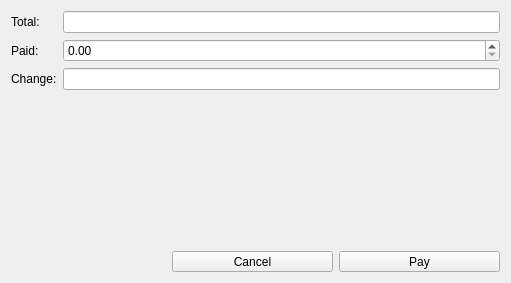
<?xml version="1.0" encoding="UTF-8"?>
<ui version="4.0">
 <class>MakePaymentDialog</class>
 <widget class="QDialog" name="MakePaymentDialog">
  <property name="geometry">
   <rect>
    <x>0</x>
    <y>0</y>
    <width>511</width>
    <height>283</height>
   </rect>
  </property>
  <property name="windowTitle">
   <string>Dialog</string>
  </property>
  <layout class="QVBoxLayout" name="verticalLayout">
   <item>
    <layout class="QFormLayout" name="formLayout">
     <item row="0" column="0">
      <widget class="QLabel" name="totalLabel">
       <property name="text">
        <string>Total:</string>
       </property>
      </widget>
     </item>
     <item row="0" column="1">
      <widget class="QLineEdit" name="totalLE">
       <property name="readOnly">
        <bool>true</bool>
       </property>
      </widget>
     </item>
     <item row="1" column="0">
      <widget class="QLabel" name="paidLabel">
       <property name="text">
        <string>Paid:</string>
       </property>
      </widget>
     </item>
     <item row="1" column="1">
      <widget class="QDoubleSpinBox" name="paidSpinBox">
       <property name="sizePolicy">
        <sizepolicy hsizetype="Expanding" vsizetype="Fixed">
         <horstretch>0</horstretch>
         <verstretch>0</verstretch>
        </sizepolicy>
       </property>
       <property name="maximum">
        <double>10000000000000.000000000000000</double>
       </property>
      </widget>
     </item>
     <item row="2" column="0">
      <widget class="QLabel" name="changeLabel">
       <property name="text">
        <string>Change:</string>
       </property>
      </widget>
     </item>
     <item row="2" column="1">
      <widget class="QLineEdit" name="changeLE">
       <property name="readOnly">
        <bool>true</bool>
       </property>
      </widget>
     </item>
    </layout>
   </item>
   <item>
    <layout class="QHBoxLayout" name="horizontalLayout">
     <item>
      <spacer name="horizontalSpacer">
       <property name="orientation">
        <enum>Qt::Horizontal</enum>
       </property>
       <property name="sizeHint" stdset="0">
        <size>
         <width>40</width>
         <height>20</height>
        </size>
       </property>
      </spacer>
     </item>
     <item>
      <widget class="QToolButton" name="cancelButton">
       <property name="sizePolicy">
        <sizepolicy hsizetype="Expanding" vsizetype="Fixed">
         <horstretch>0</horstretch>
         <verstretch>0</verstretch>
        </sizepolicy>
       </property>
       <property name="text">
        <string>Cancel</string>
       </property>
       <property name="icon">
        <iconset resource="../../qrc.qrc">
         <normaloff>:/icons/color/icons8-cancel-480.png</normaloff>:/icons/color/icons8-cancel-480.png</iconset>
       </property>
       <property name="iconSize">
        <size>
         <width>48</width>
         <height>48</height>
        </size>
       </property>
       <property name="toolButtonStyle">
        <enum>Qt::ToolButtonTextUnderIcon</enum>
       </property>
      </widget>
     </item>
     <item>
      <widget class="QToolButton" name="payButton">
       <property name="sizePolicy">
        <sizepolicy hsizetype="Expanding" vsizetype="Fixed">
         <horstretch>0</horstretch>
         <verstretch>0</verstretch>
        </sizepolicy>
       </property>
       <property name="text">
        <string>Pay</string>
       </property>
       <property name="icon">
        <iconset resource="../../qrc.qrc">
         <normaloff>:/icons/color/icons8-checkout-96.png</normaloff>:/icons/color/icons8-checkout-96.png</iconset>
       </property>
       <property name="iconSize">
        <size>
         <width>48</width>
         <height>48</height>
        </size>
       </property>
       <property name="toolButtonStyle">
        <enum>Qt::ToolButtonTextUnderIcon</enum>
       </property>
      </widget>
     </item>
    </layout>
   </item>
  </layout>
 </widget>
 <resources>
  <include location="../../qrc.qrc"/>
 </resources>
 <connections/>
</ui>
